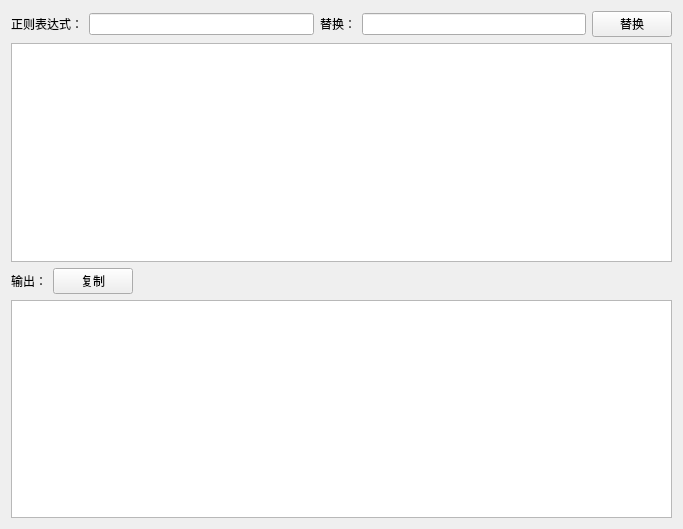
<?xml version="1.0" encoding="UTF-8"?>
<ui version="4.0">
 <class>regex_replacement</class>
 <widget class="QWidget" name="regex_replacement">
  <property name="geometry">
   <rect>
    <x>0</x>
    <y>0</y>
    <width>683</width>
    <height>529</height>
   </rect>
  </property>
  <property name="windowTitle">
   <string>正则替换</string>
  </property>
  <layout class="QVBoxLayout" name="verticalLayout">
   <item>
    <layout class="QHBoxLayout" name="horizontalLayout">
     <item>
      <widget class="QLabel" name="label">
       <property name="text">
        <string>正则表达式：</string>
       </property>
      </widget>
     </item>
     <item>
      <widget class="QLineEdit" name="lineEdit"/>
     </item>
     <item>
      <widget class="QLabel" name="label_2">
       <property name="text">
        <string>替换：</string>
       </property>
      </widget>
     </item>
     <item>
      <widget class="QLineEdit" name="lineEdit_2"/>
     </item>
     <item>
      <widget class="QPushButton" name="pushButton">
       <property name="text">
        <string>替换</string>
       </property>
      </widget>
     </item>
    </layout>
   </item>
   <item>
    <widget class="QTextEdit" name="textEdit"/>
   </item>
   <item>
    <layout class="QHBoxLayout" name="horizontalLayout_3">
     <item>
      <widget class="QLabel" name="label_3">
       <property name="text">
        <string>输出：</string>
       </property>
      </widget>
     </item>
     <item>
      <widget class="QPushButton" name="pushButton_2">
       <property name="text">
        <string>复制</string>
       </property>
      </widget>
     </item>
     <item>
      <spacer name="horizontalSpacer">
       <property name="orientation">
        <enum>Qt::Horizontal</enum>
       </property>
       <property name="sizeHint" stdset="0">
        <size>
         <width>40</width>
         <height>20</height>
        </size>
       </property>
      </spacer>
     </item>
    </layout>
   </item>
   <item>
    <widget class="QTextEdit" name="textEdit_2"/>
   </item>
  </layout>
 </widget>
 <resources/>
 <connections/>
</ui>
